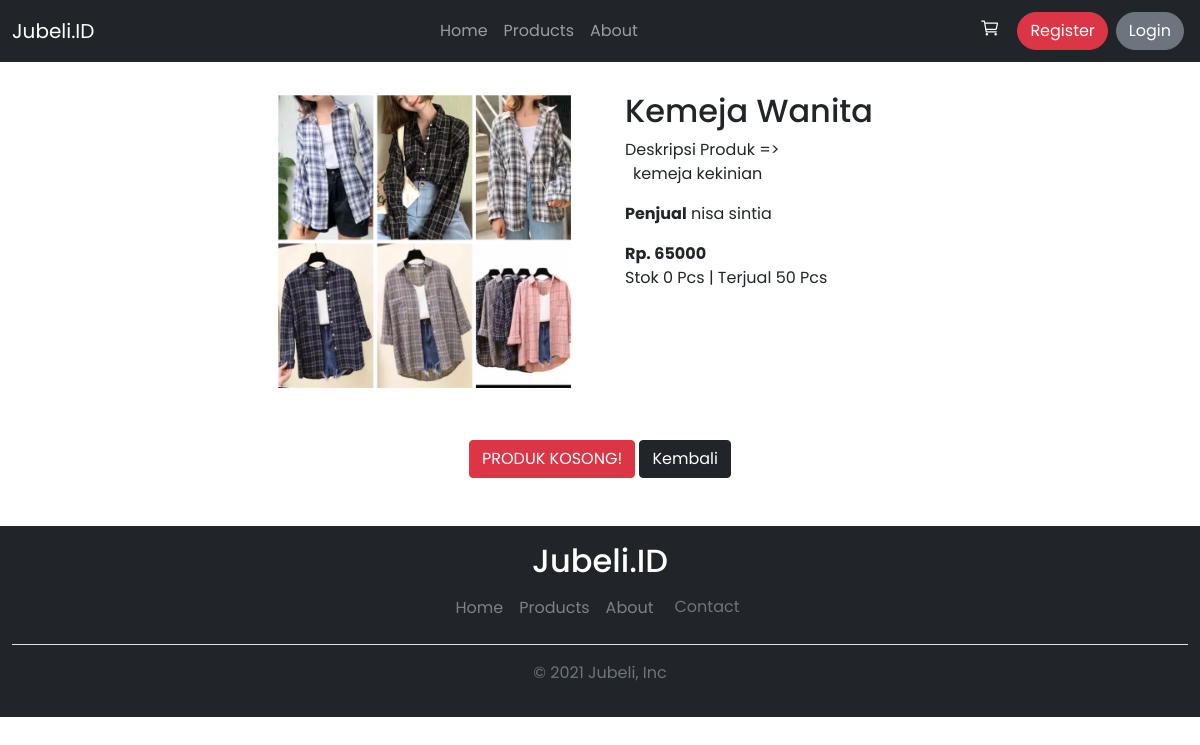
The page /?page=detail&id=2 on the database its author committed.
### tables this page shows
CREATE TABLE `products` (
  `product_id` int(11) NOT NULL,
  `product_code` varchar(20) NOT NULL,
  `product_name` varchar(100) NOT NULL,
  `product_price` int(11) NOT NULL,
  `category` varchar(50) NOT NULL,
  `stok` int(11) NOT NULL,
  `user_id` int(11) NOT NULL,
  `gambar` varchar(100) NOT NULL,
  `sold` int(11) NOT NULL DEFAULT 0,
  `deskripsi` text NOT NULL
);

CREATE TABLE `users` (
  `user_id` int(11) NOT NULL,
  `username` varchar(16) NOT NULL,
  `password` varchar(255) NOT NULL,
  `full_name` varchar(50) NOT NULL,
  `status_id` int(11) NOT NULL,
  `saldo` int(11) NOT NULL DEFAULT 0
);

### components/c_functions.php (called while the page is built, shortened)
<?php
$database = mysqli_connect("localhost", "root", "", "tokomedia3");
function getResult($query)
{
    global $database;
    $raw = mysqli_query($database, $query);
    $collection = [];
    while ($data = mysqli_fetch_assoc($raw)) {
        $collection[] = $data;
    }
    return $collection;
}

### pages/product-detail/index.php (the view, shortened to what this page needs)
<?php
    if(isset($_GET['id'])){
        $id = $_GET['id'];
    } else {
        header("location:./");
    }
    $product = getResult("SELECT * FROM products WHERE product_id = $id")[0];
    $seller = getResult("SELECT full_name FROM users WHERE user_id =".$product['user_id'])[0];
?>
<div class="detail-container ">
    <img class="detail-main-image" src="./assets/img/<?= $product['gambar'] ?>" alt="<?= $product['product_name'] ?>">
    <div>
        <h2><?= $product['product_name'] ?></h2>
        <p>
            Deskripsi Produk => <br>
            <span class="ms-2 d-block">
                <?= $product['deskripsi'] ?>
            </span>
        </p>
        <p><b>Penjual</b> <?= $seller['full_name'] ?></p>
        <b>Rp. <?= $product['product_price'] ?></b>
        <div>
            <span>Stok <?= $product['stok'] ?> Pcs </span>|
            <span>Terjual <?= $product['sold'] ?> Pcs</span>
        </div>
    </div>
</div>
<div class="text-center mt-5">
    <button class="btn btn-danger <?= $class = $product['stok'] != 0 ? 'd-none' : NULL ?>" onclick="return alert('Produk Kosong!')">
        PRODUK KOSONG!
    </button>
    <a href="<?= $link = isset($_GET['from']) ? './?page=products&tab=semua' : './' ?>" class="btn btn-dark">Kembali</a>
</div>

### assets/css/style.css (style rules this page uses)
body { font-family: "poppins", sans-serif; }
.detail-container { margin-top: 30px; display: grid; grid-template-columns: 1fr 1fr; gap: 50px; }
.detail-container > img { justify-self: flex-end; }
.detail-main-image { display: block; width: 300px; }
.detail-container > div { justify-self: flex-start; }

### rows shown on the page
products: gambar (picture), product_name "Kemeja Wanita", deskripsi "kemeja kekinian", product_price "65000", stok "0", sold "50"
users: full_name "nisa sintia"
